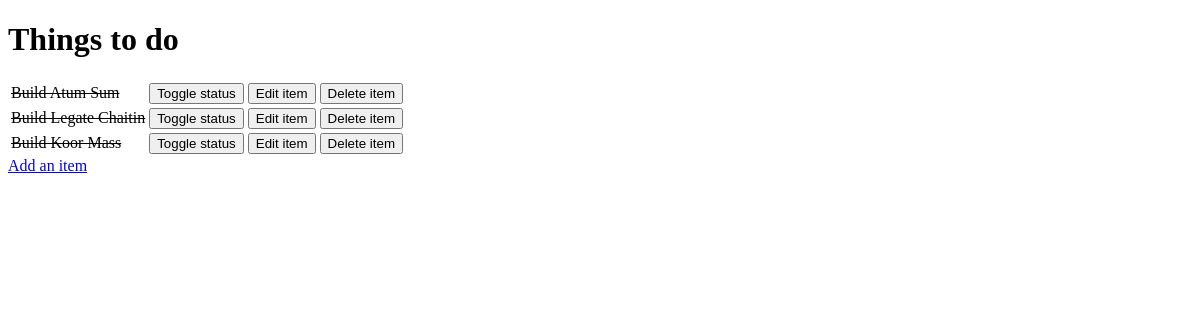
Before: / with the older database file.
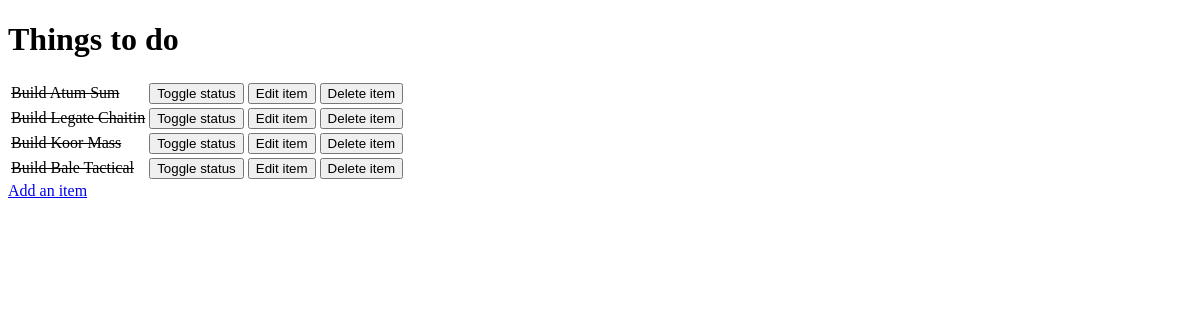
After: the same page with the newer database file.
### todo/models.py (models this page shows)
class Item(models.Model):  # inherits the model class, which is supplied by Django
    name = models.CharField(max_length=50, null=False, blank=False)
    done = models.BooleanField(null=False, blank=False, default=False)
    def __str__(self):
        return self.name

### todo/views.py (the view)
# urls.py: path('', get_todo_list, name='get_todo_list'),
def get_todo_list(request):
    items = Item.objects.all()
    context = {
        'items': items
    }
    return render(request, 'todo/todo_list.html', context)

### todo/templates/todo/todo_list.html (shortened to what this page needs)
<!DOCTYPE html>
<html lang="en">
<head>
</head>
<body>
    <h1>
        Things to do
    </h1>
        <table>
            {% for item in items %}
            <tr>
                {% if  item.done == True %}
                    <td><strike>{{ item.name }}</strike></td>
                {% else %}
                    <td>{{ item.name }}</td>
                {% endif %}
                <td>
                    <a href="/toggle/ {{  item.id }}">
                        <button>Toggle status</button>
                    </a>
                </td>
                <td>
                    <a href="/edit/ {{  item.id }}">
                        <button>Edit item</button>
                    </a>
                </td>
                <td>
                    <a href="/delete/ {{  item.id }}">
                        <button>Delete item</button>
                    </a>
                </td>
            </tr>
            {% empty %}
            <tr><td>No items in database Items table</td></tr>
            {% endfor %}
    </table>
    <a href="/add">Add an item</a>
</body>
</html>

Changed rows visible on the page:
added Item: name "Build Bale Tactical"
